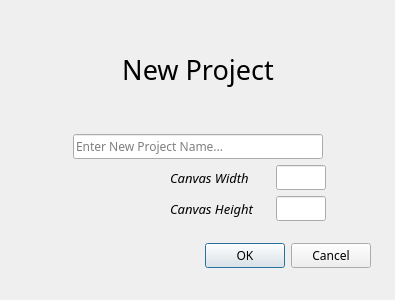
<?xml version="1.0" encoding="UTF-8"?>
<ui version="4.0">
 <class>CreationView</class>
 <widget class="QDialog" name="CreationView">
  <property name="enabled">
   <bool>true</bool>
  </property>
  <property name="geometry">
   <rect>
    <x>0</x>
    <y>0</y>
    <width>395</width>
    <height>300</height>
   </rect>
  </property>
  <property name="sizePolicy">
   <sizepolicy hsizetype="Fixed" vsizetype="Fixed">
    <horstretch>0</horstretch>
    <verstretch>0</verstretch>
   </sizepolicy>
  </property>
  <property name="maximumSize">
   <size>
    <width>400</width>
    <height>300</height>
   </size>
  </property>
  <property name="font">
   <font>
    <family>Merge</family>
   </font>
  </property>
  <property name="windowTitle">
   <string>Create a New Project</string>
  </property>
  <property name="styleSheet">
   <string notr="true"/>
  </property>
  <widget class="QDialogButtonBox" name="buttonBox">
   <property name="geometry">
    <rect>
     <x>30</x>
     <y>240</y>
     <width>341</width>
     <height>32</height>
    </rect>
   </property>
   <property name="orientation">
    <enum>Qt::Horizontal</enum>
   </property>
   <property name="standardButtons">
    <set>QDialogButtonBox::Cancel|QDialogButtonBox::Ok</set>
   </property>
   <property name="centerButtons">
    <bool>false</bool>
   </property>
  </widget>
  <widget class="QWidget" name="verticalLayoutWidget">
   <property name="geometry">
    <rect>
     <x>20</x>
     <y>10</y>
     <width>356</width>
     <height>211</height>
    </rect>
   </property>
   <layout class="QVBoxLayout" name="verticalLayout">
    <property name="leftMargin">
     <number>0</number>
    </property>
    <item>
     <widget class="QLabel" name="label">
      <property name="font">
       <font>
        <family>Fuku Catch</family>
        <pointsize>20</pointsize>
        <weight>50</weight>
        <bold>false</bold>
       </font>
      </property>
      <property name="text">
       <string>New Project</string>
      </property>
      <property name="alignment">
       <set>Qt::AlignCenter</set>
      </property>
     </widget>
    </item>
    <item>
     <layout class="QHBoxLayout" name="horizontalLayout_3">
      <item>
       <widget class="QLineEdit" name="lineEdit">
        <property name="sizePolicy">
         <sizepolicy hsizetype="Fixed" vsizetype="Fixed">
          <horstretch>0</horstretch>
          <verstretch>0</verstretch>
         </sizepolicy>
        </property>
        <property name="maximumSize">
         <size>
          <width>250</width>
          <height>25</height>
         </size>
        </property>
        <property name="alignment">
         <set>Qt::AlignLeading|Qt::AlignLeft|Qt::AlignVCenter</set>
        </property>
        <property name="placeholderText">
         <string>Enter New Project Name...</string>
        </property>
       </widget>
      </item>
     </layout>
    </item>
    <item>
     <layout class="QHBoxLayout" name="horizontalLayout_12">
      <property name="rightMargin">
       <number>50</number>
      </property>
      <item>
       <spacer name="horizontalSpacer_8">
        <property name="orientation">
         <enum>Qt::Horizontal</enum>
        </property>
        <property name="sizeType">
         <enum>QSizePolicy::Fixed</enum>
        </property>
        <property name="sizeHint" stdset="0">
         <size>
          <width>150</width>
          <height>20</height>
         </size>
        </property>
       </spacer>
      </item>
      <item>
       <widget class="QLabel" name="label_9">
        <property name="font">
         <font>
          <family>Merge</family>
          <pointsize>10</pointsize>
          <weight>50</weight>
          <italic>true</italic>
          <bold>false</bold>
         </font>
        </property>
        <property name="text">
         <string>Canvas Width</string>
        </property>
       </widget>
      </item>
      <item>
       <widget class="QLineEdit" name="lineEdit_9">
        <property name="sizePolicy">
         <sizepolicy hsizetype="Fixed" vsizetype="Fixed">
          <horstretch>0</horstretch>
          <verstretch>0</verstretch>
         </sizepolicy>
        </property>
        <property name="maximumSize">
         <size>
          <width>50</width>
          <height>16777215</height>
         </size>
        </property>
       </widget>
      </item>
     </layout>
    </item>
    <item>
     <layout class="QHBoxLayout" name="horizontalLayout_5">
      <property name="rightMargin">
       <number>50</number>
      </property>
      <item>
       <spacer name="horizontalSpacer">
        <property name="orientation">
         <enum>Qt::Horizontal</enum>
        </property>
        <property name="sizeType">
         <enum>QSizePolicy::Fixed</enum>
        </property>
        <property name="sizeHint" stdset="0">
         <size>
          <width>150</width>
          <height>20</height>
         </size>
        </property>
       </spacer>
      </item>
      <item>
       <widget class="QLabel" name="label_2">
        <property name="font">
         <font>
          <family>Merge</family>
          <pointsize>10</pointsize>
          <weight>50</weight>
          <italic>true</italic>
          <bold>false</bold>
         </font>
        </property>
        <property name="text">
         <string>Canvas Height</string>
        </property>
       </widget>
      </item>
      <item>
       <widget class="QLineEdit" name="lineEdit_2">
        <property name="sizePolicy">
         <sizepolicy hsizetype="Fixed" vsizetype="Fixed">
          <horstretch>0</horstretch>
          <verstretch>0</verstretch>
         </sizepolicy>
        </property>
        <property name="maximumSize">
         <size>
          <width>50</width>
          <height>16777215</height>
         </size>
        </property>
       </widget>
      </item>
     </layout>
    </item>
   </layout>
  </widget>
 </widget>
 <resources/>
 <connections>
  <connection>
   <sender>buttonBox</sender>
   <signal>accepted()</signal>
   <receiver>CreationView</receiver>
   <slot>accept()</slot>
   <hints>
    <hint type="sourcelabel">
     <x>248</x>
     <y>254</y>
    </hint>
    <hint type="destinationlabel">
     <x>157</x>
     <y>274</y>
    </hint>
   </hints>
  </connection>
  <connection>
   <sender>buttonBox</sender>
   <signal>rejected()</signal>
   <receiver>CreationView</receiver>
   <slot>reject()</slot>
   <hints>
    <hint type="sourcelabel">
     <x>316</x>
     <y>260</y>
    </hint>
    <hint type="destinationlabel">
     <x>286</x>
     <y>274</y>
    </hint>
   </hints>
  </connection>
 </connections>
</ui>
